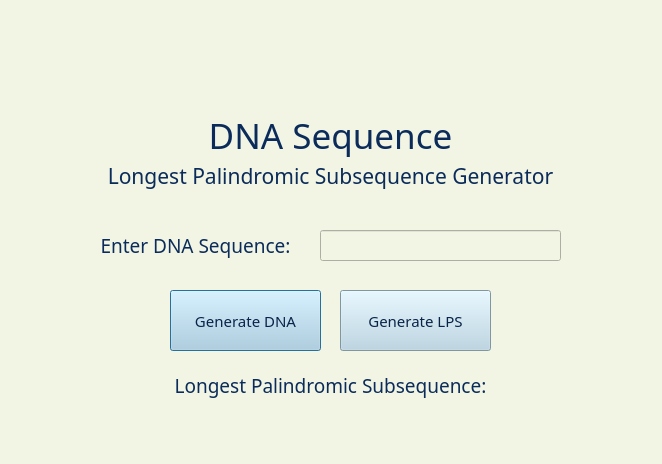
<?xml version="1.0" encoding="UTF-8"?>
<ui version="4.0">
 <class>LPS_DNA_Sequence</class>
 <widget class="QDialog" name="LPS_DNA_Sequence">
  <property name="geometry">
   <rect>
    <x>0</x>
    <y>0</y>
    <width>662</width>
    <height>464</height>
   </rect>
  </property>
  <property name="windowTitle">
   <string>LPS DNA Sequence</string>
  </property>
  <widget class="QWidget" name="widget" native="true">
   <property name="geometry">
    <rect>
     <x>-40</x>
     <y>0</y>
     <width>751</width>
     <height>491</height>
    </rect>
   </property>
   <property name="styleSheet">
    <string notr="true">background-color: rgb(242,245,228)</string>
   </property>
   <widget class="QLabel" name="label_3">
    <property name="geometry">
     <rect>
      <x>320</x>
      <y>10</y>
      <width>111</width>
      <height>101</height>
     </rect>
    </property>
    <property name="text">
     <string/>
    </property>
    <property name="pixmap">
     <pixmap>dna.png</pixmap>
    </property>
    <property name="scaledContents">
     <bool>true</bool>
    </property>
   </widget>
   <widget class="QPushButton" name="dna_bttn">
    <property name="geometry">
     <rect>
      <x>210</x>
      <y>290</y>
      <width>151</width>
      <height>61</height>
     </rect>
    </property>
    <property name="font">
     <font>
      <family>Gotham</family>
      <pointsize>11</pointsize>
      <weight>50</weight>
      <bold>false</bold>
     </font>
    </property>
    <property name="cursor">
     <cursorShape>PointingHandCursor</cursorShape>
    </property>
    <property name="styleSheet">
     <string notr="true">background-color: rgb(179,211,227);
color: rgb(9, 36, 72)</string>
    </property>
    <property name="text">
     <string>Generate DNA</string>
    </property>
   </widget>
   <widget class="QLabel" name="label">
    <property name="geometry">
     <rect>
      <x>40</x>
      <y>110</y>
      <width>661</width>
      <height>51</height>
     </rect>
    </property>
    <property name="font">
     <font>
      <family>Gotham Black</family>
      <pointsize>26</pointsize>
      <weight>50</weight>
      <bold>false</bold>
     </font>
    </property>
    <property name="styleSheet">
     <string notr="true">color: rgb(11,44,90)</string>
    </property>
    <property name="text">
     <string>DNA Sequence</string>
    </property>
    <property name="alignment">
     <set>Qt::AlignCenter</set>
    </property>
   </widget>
   <widget class="QPushButton" name="lps_bttn">
    <property name="geometry">
     <rect>
      <x>380</x>
      <y>290</y>
      <width>151</width>
      <height>61</height>
     </rect>
    </property>
    <property name="font">
     <font>
      <family>Gotham</family>
      <pointsize>11</pointsize>
      <weight>50</weight>
      <bold>false</bold>
     </font>
    </property>
    <property name="cursor">
     <cursorShape>PointingHandCursor</cursorShape>
    </property>
    <property name="styleSheet">
     <string notr="true">background-color: rgb(179,211,227);
color: rgb(9, 36, 72)</string>
    </property>
    <property name="text">
     <string>Generate LPS</string>
    </property>
   </widget>
   <widget class="QLabel" name="label_5">
    <property name="geometry">
     <rect>
      <x>40</x>
      <y>370</y>
      <width>661</width>
      <height>31</height>
     </rect>
    </property>
    <property name="font">
     <font>
      <family>Gotham Black</family>
      <pointsize>14</pointsize>
      <weight>50</weight>
      <bold>false</bold>
     </font>
    </property>
    <property name="styleSheet">
     <string notr="true">color: rgb(11,44,90)</string>
    </property>
    <property name="text">
     <string>Longest Palindromic Subsequence:</string>
    </property>
    <property name="alignment">
     <set>Qt::AlignCenter</set>
    </property>
   </widget>
   <widget class="QLabel" name="label_4">
    <property name="geometry">
     <rect>
      <x>130</x>
      <y>230</y>
      <width>211</width>
      <height>31</height>
     </rect>
    </property>
    <property name="font">
     <font>
      <family>Gotham</family>
      <pointsize>14</pointsize>
      <weight>50</weight>
      <bold>false</bold>
     </font>
    </property>
    <property name="styleSheet">
     <string notr="true">color: rgb(11,44,90)</string>
    </property>
    <property name="text">
     <string>Enter DNA Sequence:</string>
    </property>
    <property name="alignment">
     <set>Qt::AlignCenter</set>
    </property>
   </widget>
   <widget class="QLabel" name="label_2">
    <property name="geometry">
     <rect>
      <x>40</x>
      <y>160</y>
      <width>661</width>
      <height>31</height>
     </rect>
    </property>
    <property name="font">
     <font>
      <family>Gotham Thin</family>
      <pointsize>16</pointsize>
      <weight>50</weight>
      <bold>false</bold>
     </font>
    </property>
    <property name="styleSheet">
     <string notr="true">color: rgb(11,44,90)</string>
    </property>
    <property name="text">
     <string>Longest Palindromic Subsequence Generator</string>
    </property>
    <property name="alignment">
     <set>Qt::AlignCenter</set>
    </property>
   </widget>
   <widget class="QLineEdit" name="dna_txt">
    <property name="geometry">
     <rect>
      <x>360</x>
      <y>230</y>
      <width>241</width>
      <height>31</height>
     </rect>
    </property>
    <property name="font">
     <font>
      <family>Gotham</family>
      <pointsize>12</pointsize>
     </font>
    </property>
    <property name="text">
     <string/>
    </property>
   </widget>
   <widget class="QLabel" name="lps_label">
    <property name="geometry">
     <rect>
      <x>40</x>
      <y>400</y>
      <width>661</width>
      <height>31</height>
     </rect>
    </property>
    <property name="font">
     <font>
      <family>Gotham</family>
      <pointsize>14</pointsize>
      <weight>50</weight>
      <bold>false</bold>
     </font>
    </property>
    <property name="styleSheet">
     <string notr="true">color: rgb(11,44,90)</string>
    </property>
    <property name="text">
     <string/>
    </property>
    <property name="alignment">
     <set>Qt::AlignCenter</set>
    </property>
   </widget>
  </widget>
 </widget>
 <resources/>
 <connections/>
</ui>
